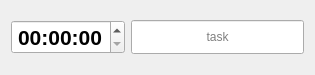
<?xml version="1.0" encoding="UTF-8"?>
<ui version="4.0">
 <class>Form</class>
 <widget class="QWidget" name="Form">
  <property name="geometry">
   <rect>
    <x>0</x>
    <y>0</y>
    <width>315</width>
    <height>75</height>
   </rect>
  </property>
  <property name="windowTitle">
   <string>Form</string>
  </property>
  <layout class="QFormLayout" name="formLayout">
   <item row="0" column="0">
    <widget class="QTimeEdit" name="timeEdit">
     <property name="font">
      <font>
       <pointsize>16</pointsize>
       <bold>true</bold>
      </font>
     </property>
     <property name="alignment">
      <set>Qt::AlignmentFlag::AlignCenter</set>
     </property>
    </widget>
   </item>
   <item row="0" column="1">
    <widget class="QLineEdit" name="lineEdit">
     <property name="sizePolicy">
      <sizepolicy hsizetype="Expanding" vsizetype="Expanding">
       <horstretch>0</horstretch>
       <verstretch>0</verstretch>
      </sizepolicy>
     </property>
     <property name="frame">
      <bool>true</bool>
     </property>
     <property name="alignment">
      <set>Qt::AlignmentFlag::AlignCenter</set>
     </property>
     <property name="placeholderText">
      <string>task</string>
     </property>
     <property name="clearButtonEnabled">
      <bool>false</bool>
     </property>
    </widget>
   </item>
  </layout>
 </widget>
 <resources/>
 <connections/>
</ui>
